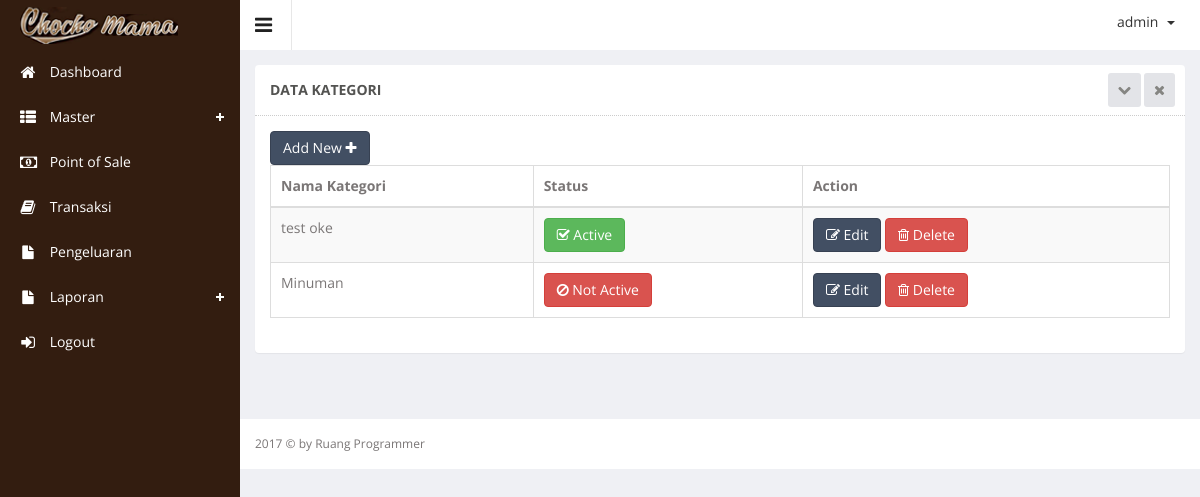
Screenshot of /index.php?hal=master/category/list (signed in) with the database file from the repository.
### tables this page shows
CREATE TABLE IF NOT EXISTS `category` (
`category_id` int(11) NOT NULL,
  `category_name` varchar(250) DEFAULT NULL,
  `category_status` enum('Y','N') DEFAULT NULL
);

### master/category/list.php (the view, shortened to what this page needs)
<div class="wrapper">
    <div class="row">
        <div class="col-sm-12">
            <section class="panel">
                <header class="panel-heading">
                    Data KAtegori
                    <span class="tools pull-right">
                        <a href="javascript:;" class="fa fa-chevron-down"></a>
                        <a href="javascript:;" class="fa fa-times"></a>
                     </span>
                </header>
                <div class="panel-body">
                    <div class="adv-table editable-table ">
                        <div class="clearfix">
                            <div class="btn-group">
                                <a href="?hal=master/category/add">
                                    <button data-toggle="modal" class="btn btn-primary">
                                        Add New <i class="fa fa-plus"></i>
                                    </button>
                                </a>
                            </div>
                        </div>
                        <table class="table table-striped table-hover table-bordered" id="editable-sample">
                            <thead>
                            <tr>
                                <th>Nama Kategori</th>
                                <th>Status</th>
                                <th>Action</th>
                            </tr>
                            </thead>
                            <tbody>
                            <?php
                            $queryCategory = mysql_query("SELECT * FROM category ORDER BY category_id DESC");
                            while ($rowCategory = mysql_fetch_array($queryCategory)) {
                                ?>
                                <tr class="">
                                    <td><?php echo $rowCategory['category_name']; ?></td>
                                    <td><?php if ($rowCategory['category_status'] == 'Y') { ?>
                                            <button class="btn btn-success" type="submit"><i
                                                        class="fa fa-check-square-o"></i> Active
                                            </button>
                                        <?php } else { ?>
                                            <button class="btn btn-danger" type="submit"><i class="fa fa-ban"></i> Not
                                                Active
                                            </button>
                                        <?php } ?></td>
                                    <td>
                                        <a href="?hal=master/category/edit&id=<?php echo $rowCategory['category_id']; ?>">
                                            <button class="btn btn-primary" type="submit"><i class="fa fa-edit"></i>
                                                Edit
                                            </button>
                                        </a>
                                        <a href="?hal=master/category/list&hapus=<?php echo $rowCategory['category_id']; ?>">
                                            <button class="btn btn-danger" type="submit" name="hapus"><i
                                                        class="fa fa-trash-o"></i> Delete
                                            </button>
                                        </a>
                                    </td>
                                </tr>
                            <?php } ?>
                            </tbody>
                        </table>
                    </div>
                </div>
            </section>
        </div>
    </div>
</div>

### rows the page displays
category: category_name "test oke", category_status "Y" (drawn)
category: category_name "Minuman", category_status "N" (drawn)

### other values shown
$_SESSION['username'] "admin"
